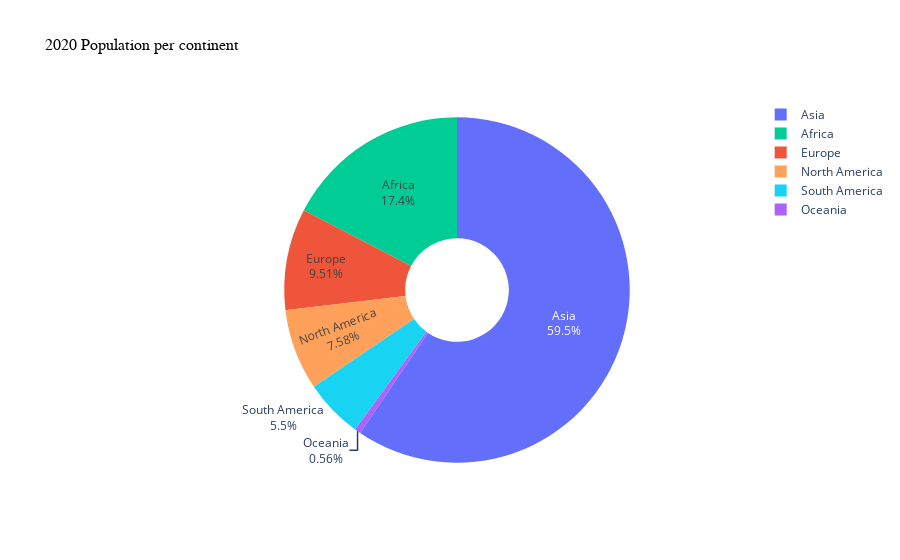

Notebook source saved alongside this figure:
### Code cell
fig = px.pie(World_population, names='Continent', values='2020 Population', color='Continent', title='2020 Population per continent', hole= 0.3)
fig.update_traces(textinfo='percent+label', pull=[0.1 if c == World_population["2020 Population"].max() else 0 for c in World_population["2020 Population"]])
fig.update_layout( title_font=dict(size=16, family='Courier New',color='black'), template='plotly_white')
fig.show()

### Figure 1 — Plotly figure (JSON) as saved in the notebook; plotly's stock layout.template omitted (floating-point values rounded to 4 significant figures; data arrays with more than 128 entries replaced by an {"elided": "..."} marker saying what was removed)
{"data": [{"customdata": {"elided": "234x1 str values"}, "domain": {"x": [0, 1], "y": [0, 1]}, "hole": 0.3, "hovertemplate": "Continent=%{customdata[0]}<br>2020 Population=%{value}<extra></extra>", "labels": {"elided": "234 str values"}, "legendgroup": "", "marker": {"colors": {"elided": "234 str values"}}, "name": "", "pull": {"elided": "234 float values"}, "showlegend": true, "textinfo": "percent+label", "type": "pie", "values": {"elided": "234 int values"}}], "layout": {"legend": {"tracegroupgap": 0}, "title": {"font": {"color": "black", "family": "Courier New", "size": 16}, "text": "2020 Population per continent"}}}
